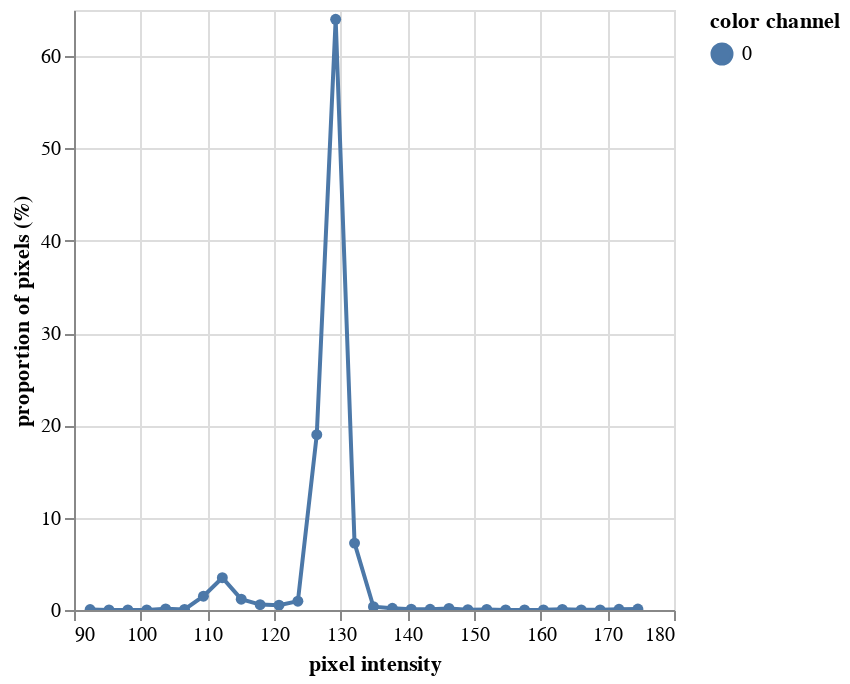

This figure's notebook cell:
### Markdown cell above
Next we will plot a histogram of the grayscale values of the "A" channel image. The background occupies the majority of pixels in the image and these pixels are in the large peak centered at ~130. The plants have darker, lower values and are in the smaller peak centered at ~112. Using the `%matplotlib widget` tool in this notebook, you can use your mouse cursor to explore the image values in the plot above, and the histogram values in the graph below.

### Code cell
# Visualize a histogram of the grayscale values to identify signal related to the plant and the background
hist = pcv.visualize.histogram(img=grayscale_img, bins=30)

### Figure 1 — Vega-Lite specification as saved in the notebook (floating-point values rounded to 4 significant figures)
{"config": {"view": {"continuousWidth": 300, "continuousHeight": 300}}, "data": {"name": "data-26a9c6193cdf6c042160e227063327e9"}, "mark": {"type": "line", "point": true}, "encoding": {"color": {"field": "color channel", "type": "nominal"}, "tooltip": [{"field": "pixel intensity", "type": "quantitative"}, {"field": "proportion of pixels (%)", "type": "quantitative"}], "x": {"field": "pixel intensity", "type": "quantitative"}, "y": {"field": "proportion of pixels (%)", "type": "quantitative"}}, "params": [{"name": "param_1", "select": {"type": "interval", "encodings": ["x", "y"]}, "bind": "scales"}], "$schema": "https://vega.github.io/schema/vega-lite/v5.20.1.json", "datasets": {"data-26a9c6193cdf6c042160e227063327e9": [{"pixel intensity": 92.42, "proportion of pixels (%)": 0.04981, "hist_count": 4026, "color channel": "0"}, {"pixel intensity": 95.25, "proportion of pixels (%)": 0.01216, "hist_count": 983, "color channel": "0"}, {"pixel intensity": 98.08, "proportion of pixels (%)": 0.004689, "hist_count": 379, "color channel": "0"}, {"pixel intensity": 100.9, "proportion of pixels (%)": 0.00391, "hist_count": 316, "color channel": "0"}, {"pixel intensity": 103.8, "proportion of pixels (%)": 0.1242, "hist_count": 10037, "color channel": "0"}, {"pixel intensity": 106.6, "proportion of pixels (%)": 0.05512, "hist_count": 4455, "color channel": "0"}, {"pixel intensity": 109.4, "proportion of pixels (%)": 1.493, "hist_count": 120649, "color channel": "0"}, {"pixel intensity": 112.2, "proportion of pixels (%)": 3.498, "hist_count": 282675, "color channel": "0"}, {"pixel intensity": 115.1, "proportion of pixels (%)": 1.174, "hist_count": 94897, "color channel": "0"}, {"pixel intensity": 117.9, "proportion of pixels (%)": 0.5829, "hist_count": 47111, "color channel": "0"}, {"pixel intensity": 120.8, "proportion of pixels (%)": 0.517, "hist_count": 41786, "color channel": "0"}, {"pixel intensity": 123.6, "proportion of pixels (%)": 0.9554, "hist_count": 77214, "color channel": "0"}, {"pixel intensity": 126.4, "proportion of pixels (%)": 18.99, "hist_count": 1534938, "color channel": "0"}, {"pixel intensity": 129.2, "proportion of pixels (%)": 63.99, "hist_count": 5171871, "color channel": "0"}, {"pixel intensity": 132.1, "proportion of pixels (%)": 7.245, "hist_count": 585531, "color channel": "0"}, {"pixel intensity": 134.9, "proportion of pixels (%)": 0.3534, "hist_count": 28564, "color channel": "0"}, {"pixel intensity": 137.8, "proportion of pixels (%)": 0.1854, "hist_count": 14983, "color channel": "0"}, {"pixel intensity": 140.6, "proportion of pixels (%)": 0.09467, "hist_count": 7651, "color channel": "0"}, {"pixel intensity": 143.4, "proportion of pixels (%)": 0.08106, "hist_count": 6551, "color channel": "0"}, {"pixel intensity": 146.2, "proportion of pixels (%)": 0.1672, "hist_count": 13516, "color channel": "0"}, {"pixel intensity": 149.1, "proportion of pixels (%)": 0.03716, "hist_count": 3003, "color channel": "0"}, {"pixel intensity": 151.9, "proportion of pixels (%)": 0.06685, "hist_count": 5403, "color channel": "0"}, {"pixel intensity": 154.8, "proportion of pixels (%)": 0.01177, "hist_count": 951, "color channel": "0"}, {"pixel intensity": 157.6, "proportion of pixels (%)": 0.007733, "hist_count": 625, "color channel": "0"}, {"pixel intensity": 160.4, "proportion of pixels (%)": 0.01396, "hist_count": 1128, "color channel": "0"}, {"pixel intensity": 163.2, "proportion of pixels (%)": 0.06826, "hist_count": 5517, "color channel": "0"}, {"pixel intensity": 166.1, "proportion of pixels (%)": 0.01554, "hist_count": 1256, "color channel": "0"}, {"pixel intensity": 168.9, "proportion of pixels (%)": 0.0148, "hist_count": 1196, "color channel": "0"}, {"pixel intensity": 171.8, "proportion of pixels (%)": 0.07884, "hist_count": 6372, "color channel": "0"}, {"pixel intensity": 174.6, "proportion of pixels (%)": 0.1031, "hist_count": 8336, "color channel": "0"}]}}
